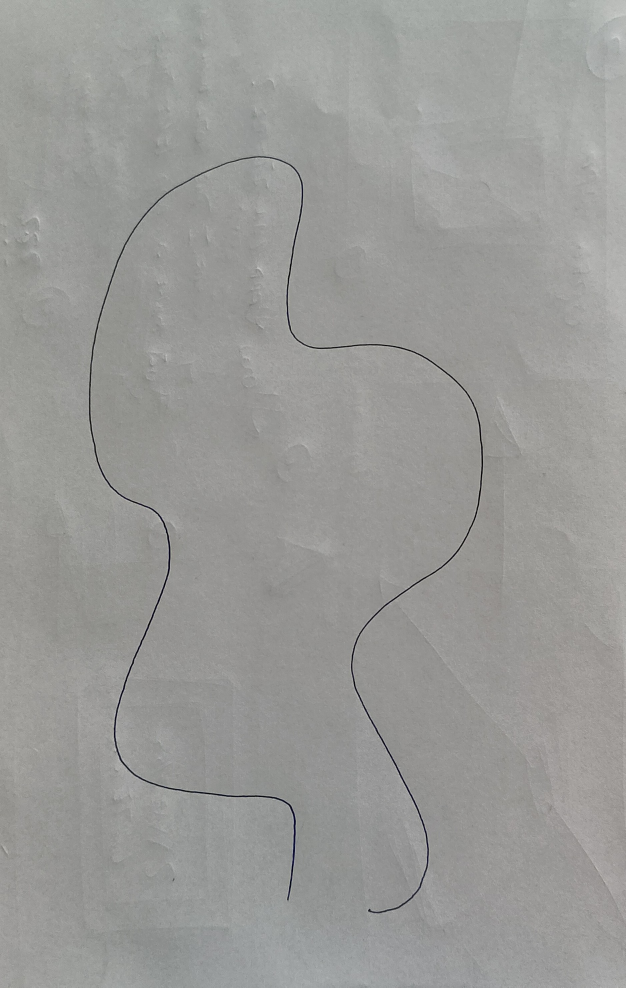
#> input picture signans_python/Test images/testImage_1.jpg, 1877 x 2962 px (shown at 1/3 size)
$ python test.py
#> lines starting #> are read from the running program, lines starting #| are printed output that depends on the picture; after the words box and inside, x2 and y2 are one past the last pixel; in counts of white or black regions, pixels touching at a corner belong together
### signans_python/path_processing.py
import cv2
import numpy as np
import matplotlib.pyplot as plt
from mpl_toolkits.mplot3d.art3d import Poly3DCollection
import time
import os
import re


async def get_3d_path_from_image(image, P0, P1, P2, P3, segment_length=4.0):
    """Processes an image to extract and project a 2D path into 3D space with controllable segment length."""
    try:
        # --- Input check ---
        if image is None:
            raise ValueError("Image is None.")

        # Convert img to grayscale if not already
        if len(image.shape) != 2:
            image = cv2.cvtColor(image, cv2.COLOR_BGR2GRAY)

        path_2d = image_to_path(image)

        # --- Normalize to unit square ---
        h, w = image.shape[:2]
        src_quad = np.array([[0, 0], [w, 0], [w, h], [0, h]], dtype=np.float32)
        dst_quad = np.array([[0, 0], [1, 0], [1, 1], [0, 1]], dtype=np.float32)
        H, status = cv2.findHomography(src_quad, dst_quad)

        if H is None:
            raise RuntimeError("Homography computation failed.")

        path_normalized = cv2.perspectiveTransform(path_2d.reshape(-1, 1, 2), H).reshape(-1, 2)

        # --- Bilinear interpolation to 3D ---

        def bilinear_interpolate(u, v):
            return (1 - u) * (1 - v) * P0 + u * (1 - v) * P1 + u * v * P2 + (1 - u) * v * P3

        path_3d = np.array([bilinear_interpolate(u, v) for u, v in path_normalized], dtype=np.float32)

        # --- Resample 3D path ---
        def resample_path_3d(path, segment_length):
            diffs = np.diff(path, axis=0)
            dists = np.linalg.norm(diffs, axis=1)
            cumulative = np.insert(np.cumsum(dists), 0, 0)
            total_length = cumulative[-1]

            num_points = max(int(np.ceil(total_length / segment_length)) + 1, 2)
            new_distances = np.linspace(0, total_length, num_points)

            new_path = np.empty((num_points, 3), dtype=np.float32)
            for i in range(3):
                new_path[:, i] = np.interp(new_distances, cumulative, path[:, i])
            return new_path

        path_resampled_3d = resample_path_3d(path_3d, segment_length)

        return path_resampled_3d, path_2d

    except Exception as e:
        print(f"[ERROR] {e}")
        return None

def image_to_path(image):
    # Ensure image is binary (0 or 255)
    _, binary = cv2.threshold(image, 80, 170, cv2.THRESH_BINARY)
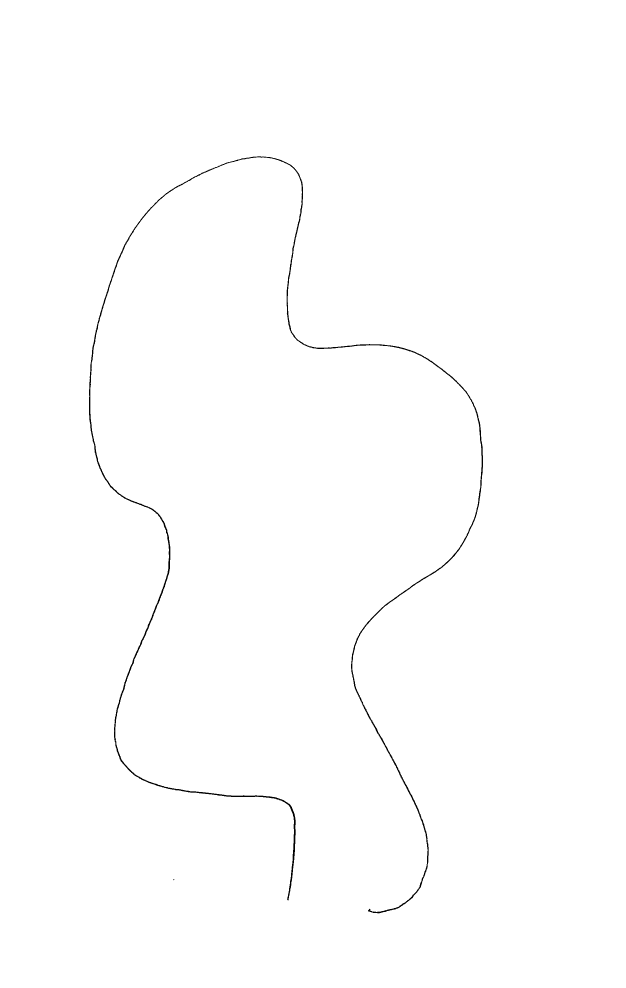
#> binary: shape (2962, 1877) (shown at 1/3 size); values 0 (black) and 170 (white), 99.6% white; 2 black regions (1 under 20 px), largest, box (x1, y1, x2, y2) and area: (267, 469, 1449, 2740) 23278

    # Invert image for thinning (thinning expects foreground=1)
    binary_inv = cv2.bitwise_not(binary)
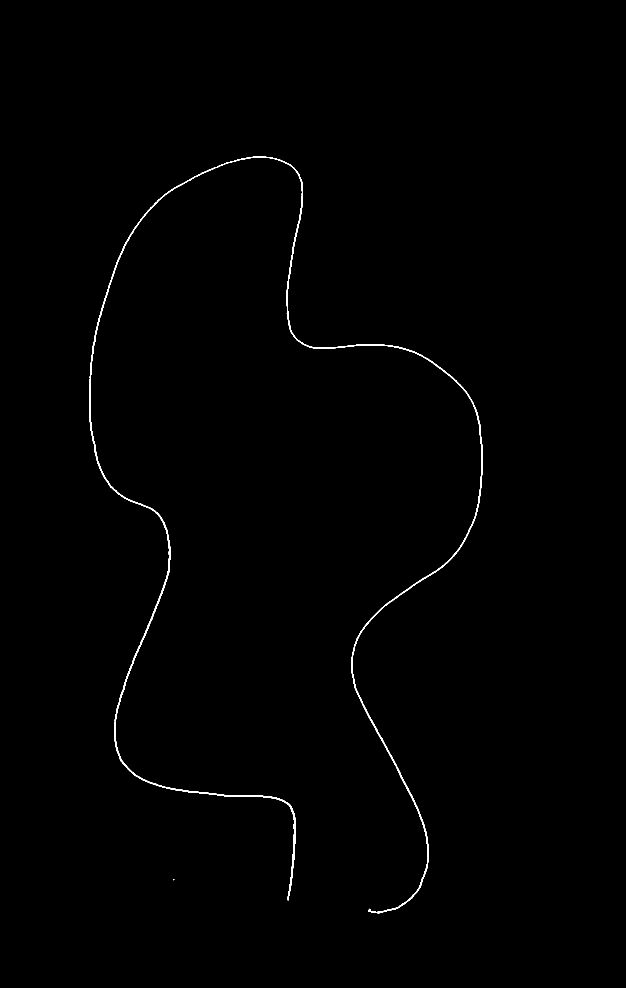
#> binary_inv: shape (2962, 1877) (shown at 1/3 size); values 85 (black) and 255 (white), 0.42% white; 2 white regions (1 under 20 px), largest, box (x1, y1, x2, y2) and area: (267, 469, 1449, 2740) 23278

    # Perform thinning (skeletonization)
    skeleton = cv2.ximgproc.thinning(binary_inv)
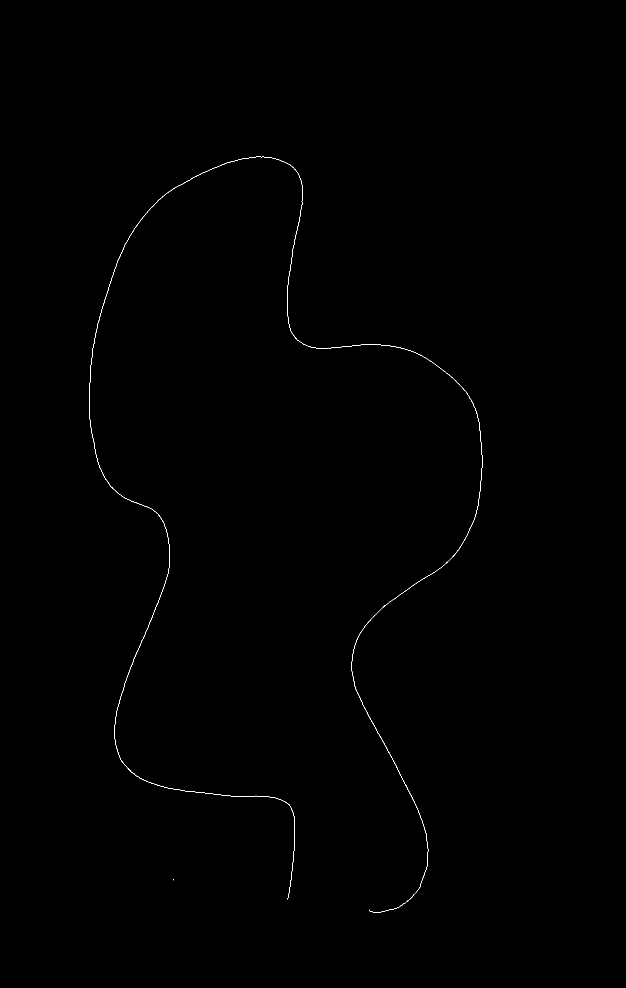
#> skeleton: shape (2962, 1877) (shown at 1/3 size); 0.11% white in thin lines or dots, all inside (x1, y1, x2, y2) = (268, 470, 1447, 2738)

    # Find contours on skeleton image
    contours, _ = cv2.findContours(image=skeleton, mode=cv2.RETR_TREE, method=cv2.CHAIN_APPROX_NONE)
#> contours = 3 contours, 2 with area under 20; largest, box (x1, y1, x2, y2) and area: (268, 470, 1447, 2738) 543

    if not contours:
        raise ValueError("No contours found in skeletonized image.")

    # Get largest contour as path
    path_2d = max(contours, key=cv2.contourArea).squeeze()
#> path_2d = 11368 pairs, first value 268 to 1446, second value 470 to 2737

    # Ensure correct shape (N, 2)
    if path_2d.ndim != 2 or path_2d.shape[1] != 2:
        raise ValueError(f"Unexpected path_2d shape: {path_2d.shape}")

    path_2d = path_2d.astype(np.float32)

    return path_2d

async def visualize_path_3d(path_3d, P0, P1, P2, P3, output_file='path_projected.jpg', folder='plots'):
    os.makedirs(folder, exist_ok=True)
    """Visualizes the 3D path and saves the plot."""

    fig = plt.figure()
    ax = fig.add_subplot(111, projection='3d')


    # Plot 3D plane
    plane = np.array([P0, P1, P2, P3])
    ax.add_collection3d(Poly3DCollection([plane], facecolors='lightgray', alpha=0.5))

    # Plot 3D path
    ax.plot(path_3d[:, 0], path_3d[:, 1], path_3d[:, 2], color='red', linewidth=2)

    # Plot dots for each point
    ax.scatter(path_3d[:, 0], path_3d[:, 1], path_3d[:, 2], color='blue', s=10, label='Path Points')


    ax.set_xlim(-1000, 0)
    ax.set_ylim(-500, 500)
    ax.set_zlim(-2000, 0)
    ax.set_box_aspect([1, 1, 2])
    ax.view_init(elev=20, azim=315)
    ax.set_title("Path Projected on 3D Plane (not to scale/ratio)")

    # Add subtitle with current date and time below the title
    timestamp = time.strftime("%Y-%m-%d %H:%M:%S")
    subtitle = f"[{timestamp}]"
    # Position subtitle slightly below title using fig.suptitle with y-position
    fig.suptitle(subtitle, fontsize=10, y=0.92, alpha=0.7)

    plt.tight_layout(rect=[0, 0, 1, 0.9])  # Adjust layout to make space for suptitle

    # Handle filename uniqueness with a numeric counter
    prefix, ext = os.path.splitext(output_file)
    final_output_file = os.path.join(folder, output_file)


    existing_files = os.listdir(folder)
    frame_numbers = []
    pattern = re.compile(rf"{re.escape(prefix)}(\d{{4}}){re.escape(ext)}")

    for filename in existing_files:
        match = pattern.match(filename)
        if match:
            frame_numbers.append(int(match.group(1)))

    if frame_numbers:
        next_num = max(frame_numbers) + 1
    else:
        next_num = 1

    final_output_file = os.path.join(folder, f"{prefix}{next_num:04d}{ext}")

    # Save file
    plt.savefig(final_output_file)
    plt.close(fig)
    print(f"Graph has been saved to {final_output_file}")

    return True

### signans_python/test.py
from os import path
import cv2
import numpy as np
import matplotlib.pyplot as plt
from path_processing import image_to_path

print("Processing...")
image_path = 'Test images/testImage_1.jpg'  # Replace with your actual path
image = cv2.imread(image_path, cv2.IMREAD_GRAYSCALE)

if image is None:
    raise FileNotFoundError(f"Could not load image: {image_path}")

path_2d = image_to_path(image)

if path_2d is None:
    raise RuntimeError("Invalid path")

# --- Plot the result ---
plt.figure(figsize=(8, 8))
plt.imshow(image, cmap='gray')

# Plot the path with transparency (alpha < 1)
plt.plot(path_2d[:, 0], path_2d[:, 1], color='red', linewidth=1, alpha=0.6)

# Scatter all points as small dots
plt.scatter(path_2d[:, 0], path_2d[:, 1], color='yellow', s=2, alpha=0.5)

# Highlight start and end points
plt.scatter(path_2d[0, 0], path_2d[0, 1], color='green', s=60, label='Start')
plt.scatter(path_2d[-1, 0], path_2d[-1, 1], color='blue', s=60, label='End')

plt.title("Extracted 2D Path with Transparency (Overlaps Darken)")
plt.axis('off')
plt.legend()
plt.show()
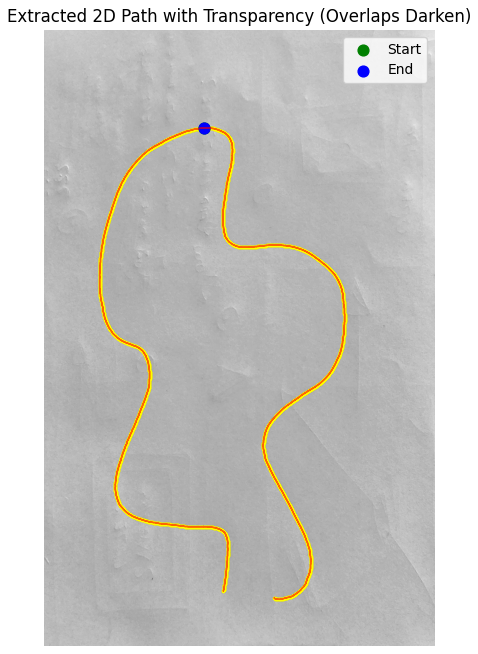
#> figure drawn by matplotlib, 1 panel

$ run again, with signans_python/Test images/testImage_2.jpg copied over signans_python/Test images/testImage_1.jpg
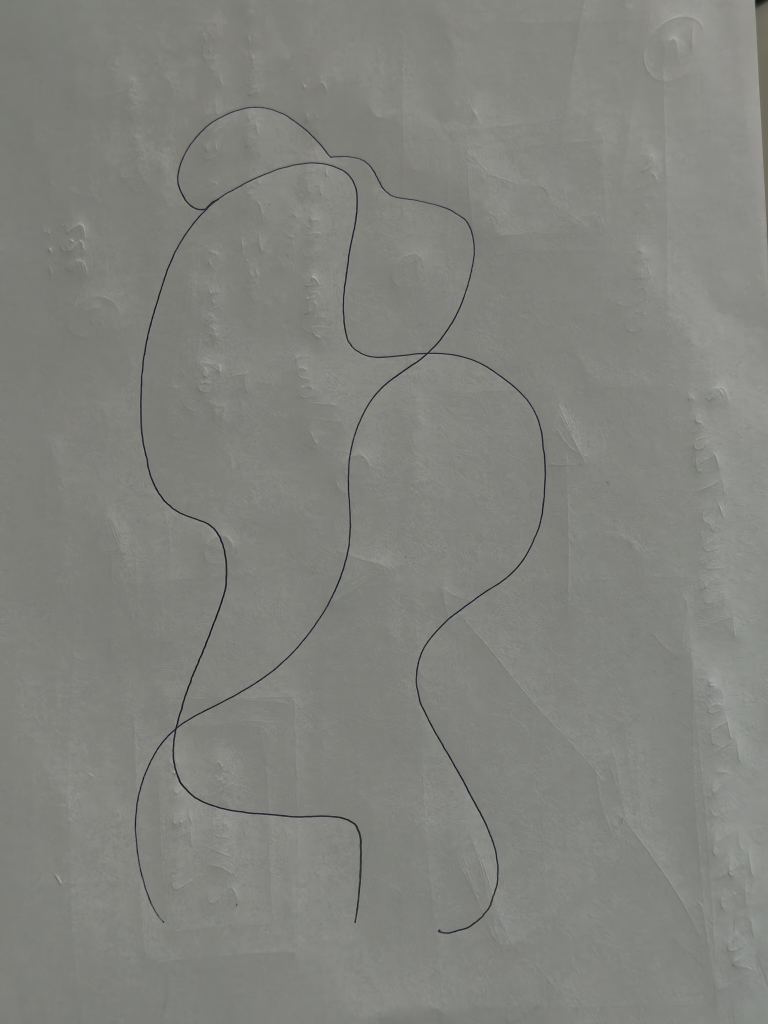
#> input picture signans_python/Test images/testImage_2.jpg, 3072 x 4096 px (shown at 1/4 size)
#> in image_to_path, `_, binary = cv2.threshold(image, 80, 170, cv2.THRESH_BINARY)`:
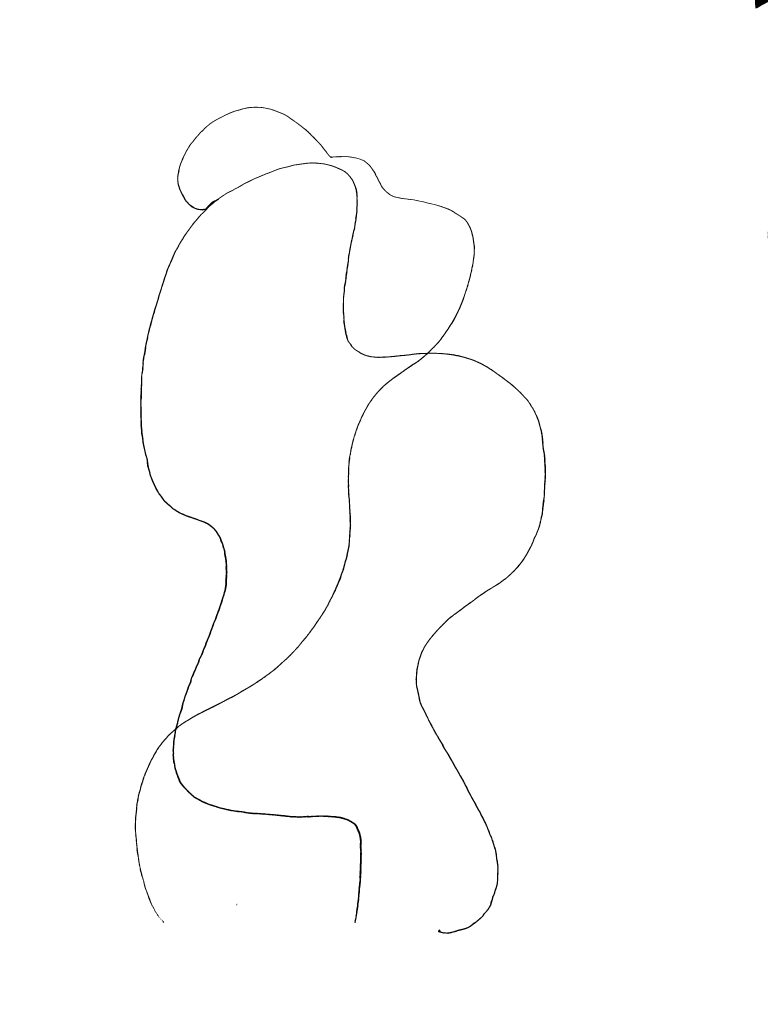
#> binary: shape (4096, 3072) (shown at 1/4 size); values 0 (black) and 170 (white), 99.5% white; 5 black regions (3 under 20 px), largest, box (x1, y1, x2, y2) and area: (539, 427, 2184, 3735) 65332, (3020, 0, 3072, 34) 1142
#> skeleton: shape (4096, 3072); 0.11% white in thin lines or dots, all inside (x1, y1, x2, y2) = (541, 0, 3072, 3733)
#> contours = 7 contours, 4 with area under 20; largest, box (x1, y1, x2, y2) and area: (541, 428, 2182, 3733) 1812105, (563, 651, 1706, 2910) 1375633, (710, 428, 1898, 1430) 434977
#> in image_to_path, `path_2d = max(contours, key=cv2.contourArea).squeeze()`: path_2d = 15466 pairs, first value 541 to 2181, second value 428 to 3732
#> `plt.show()`:
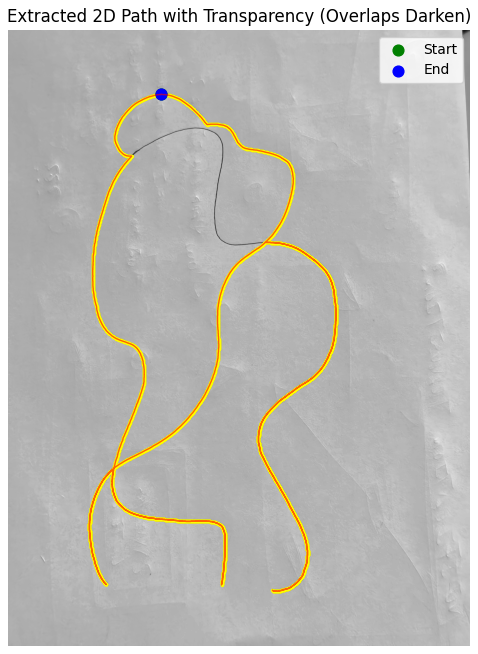
#> figure drawn by matplotlib, 1 panel

$ run again, with signans_python/Test images/testImage_3.jpg copied over signans_python/Test images/testImage_1.jpg
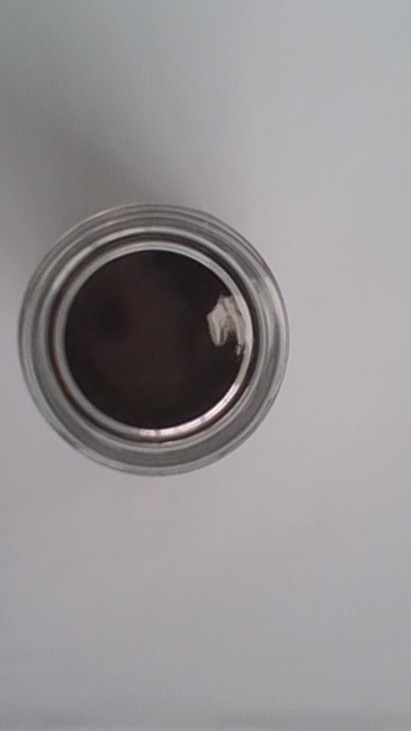
#> input picture signans_python/Test images/testImage_3.jpg, 411 x 731 px
#> in image_to_path, `_, binary = cv2.threshold(image, 80, 170, cv2.THRESH_BINARY)`:
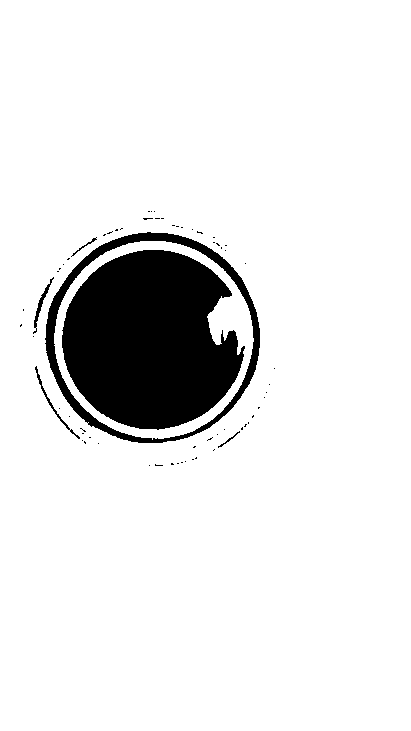
#> binary: shape (731, 411); values 0 (black) and 170 (white), 90.1% white; 65 black regions (59 under 20 px), largest, box (x1, y1, x2, y2) and area: (62, 250, 245, 430) 24392, (45, 232, 260, 443) 4588, (35, 366, 80, 439) 184, (33, 277, 54, 334) 180, (71, 237, 97, 257) 54, (218, 431, 240, 448) 44
#> skeleton: shape (731, 411); 0.44% white in thin lines or dots, all inside (x1, y1, x2, y2) = (20, 211, 275, 466)
#> contours = 67 contours, 64 with area under 20; largest, box (x1, y1, x2, y2) and area: (49, 236, 257, 442) 33096, (49, 236, 257, 442) 33005, (146, 288, 243, 375) 48
#> in image_to_path, `path_2d = max(contours, key=cv2.contourArea).squeeze()`: path_2d = 589 pairs, first value 49 to 256, second value 236 to 441
#> `plt.show()`:
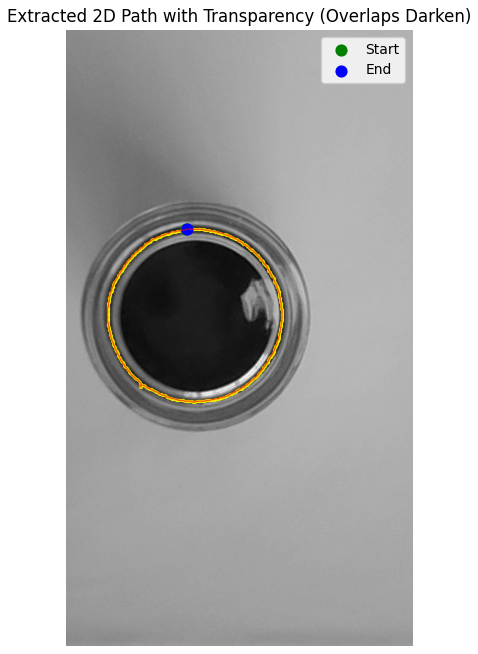
#> figure drawn by matplotlib, 1 panel
